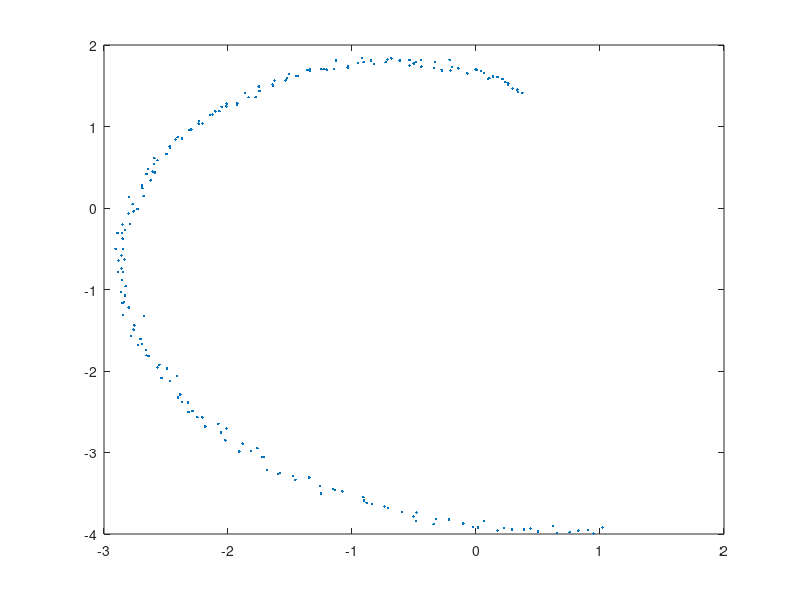

Write the MATLAB code that produced this figure. (Note: this script raises an error after producing the figure.)
function ae_rep

addpath('utils');
addpath('nlpca');

% Fix the seed of the random generators.
seed = 0;
randn('state',seed);
rand('state',seed);

scale = 0.5;
N = 200;
%angles = linspace(9*pi/6,(11/6)*pi,N)';
angles = linspace(4*pi/6,(11/6)*pi,N)';

input_noise = 0.0005;
output_noise = 0.001;

x = (angles.*cos(angles) + randn(N,1).*0.01).* scale;
y = (angles.*sin(angles) + randn(N,1).*0.01).* scale;

x = x + randn(size(x)) .* sqrt(input_noise);
y = y + randn(size(y)) .* sqrt(input_noise);

angles = (angles - mean(angles));

figure(1);
plot(x+y,y-x, '.');
%xlims = xlim;
%ylims = ylim;

xlims(1) = min(x) - 0.1*(max(x) - min(x));
xlims(2) = max(x) + 0.1*(max(x) - min(x));
ylims(1) = min(y) - 0.1*(max(y) - min(y));
ylims(2) = max(y) + 0.1*(max(y) - min(y));



data = [x,y];

%[c,net]=nlpca(data', 2, 'type', 'bottleneck', 'units_per_layer', [2, 15 , 2 , 15, 2]);
%figure(10); imagesc(c);

n_1d = 600;
xrange = linspace( xlims(1), xlims(2), n_1d);
yrange = linspace( ylims(1), ylims(2), n_1d);

% Make a grid
[xa, xb] = ndgrid( xrange, yrange ); %randn(n, D);   % Deepest latent layer.
xgrid = [ xa(:), xb(:) ];

%pc = nlpca_get_components(net,xgrid');

%pc = nlpca_get_components(net,data');

sigma = se_kernel( data', data') + eye(N).*output_noise;
k_x_xaux = se_kernel(data', xgrid');

% Work out warping distribution conditional on the already sampled points.
pc = k_x_xaux' / sigma * [angles, randn(size(angles)).*output_noise];
pc = pc;

colors = coord_to_color(sin(2.*pi.*pc*2));
im = reshape(colors, n_1d, n_1d, 3);

% plot the data on the image
for i = 1:N
    closest_x = round((x(i) - xlims(1))/(xlims(2) - xlims(1)) * n_1d);
    closest_y = round((y(i) - ylims(1))/(ylims(2) - ylims(1)) * n_1d);
    im(closest_x,closest_y,:) = 1;
    im(closest_x,closest_y + 1,:) = 1;
    im(closest_x,closest_y - 1,:) = 1;
    im(closest_x - 1,closest_y,:) = 1;
    im(closest_x + 1,closest_y,:) = 1;
    im(closest_x + 2,closest_y,:) = 0.5*(1 + im(closest_x + 2,closest_y,:));
    im(closest_x - 2,closest_y,:) = 0.5*(1 + im(closest_x - 2,closest_y,:));
    im(closest_x,closest_y + 2,:) = 0.5*(1 + im(closest_x,closest_y + 2,:));
    im(closest_x,closest_y - 2,:) = 0.5*(1 + im(closest_x,closest_y - 2,:));
    im(closest_x + 1,closest_y - 1,:) = 0.5*(1 + im(closest_x + 1,closest_y - 1,:));
    im(closest_x - 1,closest_y + 1,:) = 0.5*(1 + im(closest_x - 1,closest_y + 1,:));
    im(closest_x + 1,closest_y + 1,:) = 0.5*(1 + im(closest_x + 1,closest_y + 1,:));
    im(closest_x - 1,closest_y - 1,:) = 0.5*(1 + im(closest_x - 1,closest_y - 1,:));
end

figure(4);
imshow(im);
%set_fig_units_cm( 8,8 );
%if savefig
imwrite(im, 'hidden.png', 'png' );
%savepng(gcf, [basedir 'layer_0']);
%end
end

function sigma = se_kernel(x, y)
    if nargin == 0
        sigma = 'Normal SE covariance.'; return;
    end

    sigma = 0.5.*exp( -0.5.*sq_dist(x, y)*2);
end
